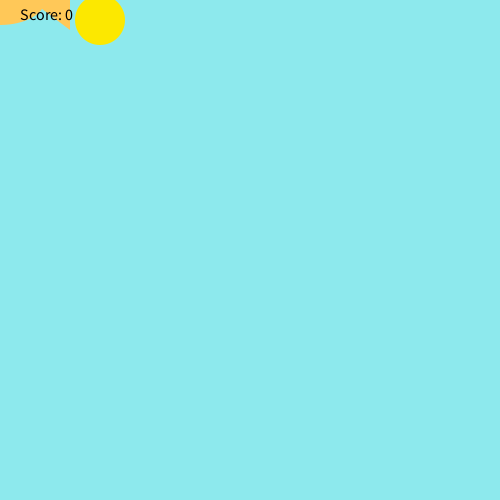
Frame 1 (no input)
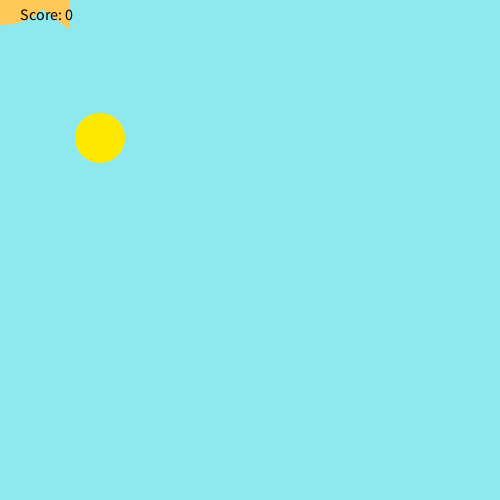
Frame 60 (the mouse pressed at the canvas centre just before this capture)
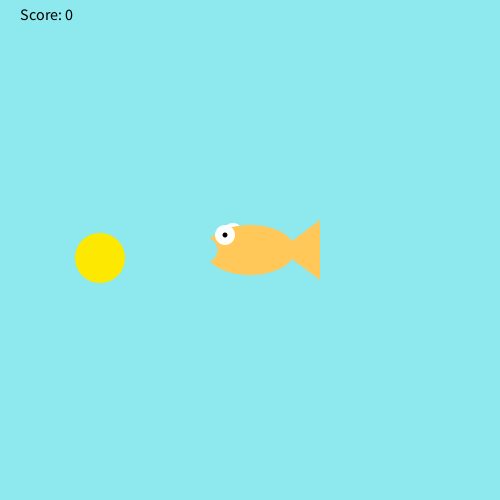
Frame 120 (the mouse held since frame 60 and released just before this capture)

The Processing sketch that drew these frames (run headless with seeded random() and noise(); from frame 60 on, the mouse is pressed at the canvas centre):

// Processing sketch: sketch_200813a
// ── sketch_200813a.pde
int foodX = 100;
int foodY = 20;
void setup(){

size(500,500);

}

void draw(){
  background(141,233,237);
  fill(#FCE800);
  noStroke();
  ellipse(foodX,foodY,50,50);
foodY += 2;
if(foodY>500){
foodY = 0;
foodX = (int) random(0,500);
}
drawFish();
 fill(0, 0, 0);
textSize(16);
text("Score: " + score, 20, 20);
checkCatch(foodX,foodY);
}
void drawFish(){
noStroke();
fill(255,255,255);
ellipse(mouseX-17,mouseY-17,20,20); //back side eye
fill(255,200,88);
ellipse(mouseX,mouseY,90,50); //body
triangle(mouseX+30,mouseY,mouseX+70,mouseY+30,mouseX+70,mouseY-30);
noStroke();
fill(255,200,88);
ellipse(mouseX,mouseY,15,15); //side fin cover
noStroke();
fill(255,255,255);
ellipse(mouseX-25,mouseY-15,20,20); //front eye
fill(0,0,0);
ellipse(mouseX-25,mouseY-15,5,5); //pupil
fill(141,233,237);
ellipse(mouseX-45,mouseY,25,25); //mouth
}
int score;
void checkCatch(int x, int y){
     if(x > mouseX && x < mouseX+70){
          if(y > mouseY-17 && y < mouseY+30){
               score++;
               foodY = 20; //if the food was eaten, make more food fall from the top
               foodX = (int) random(width-20);
          }
     }
     else if (foodY > height && score > 0){
          score--;
     }
} 
